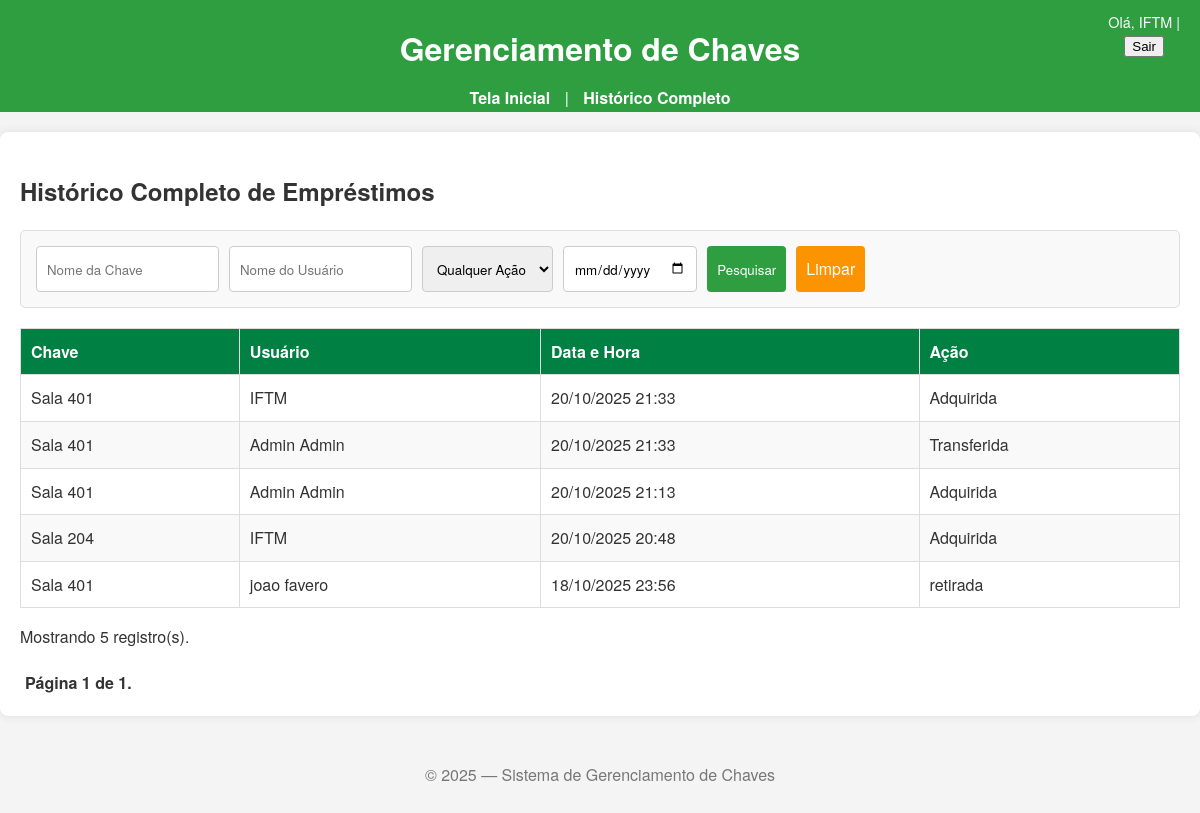
/historico/ (signed in), run on an earlier commit of the app's database.
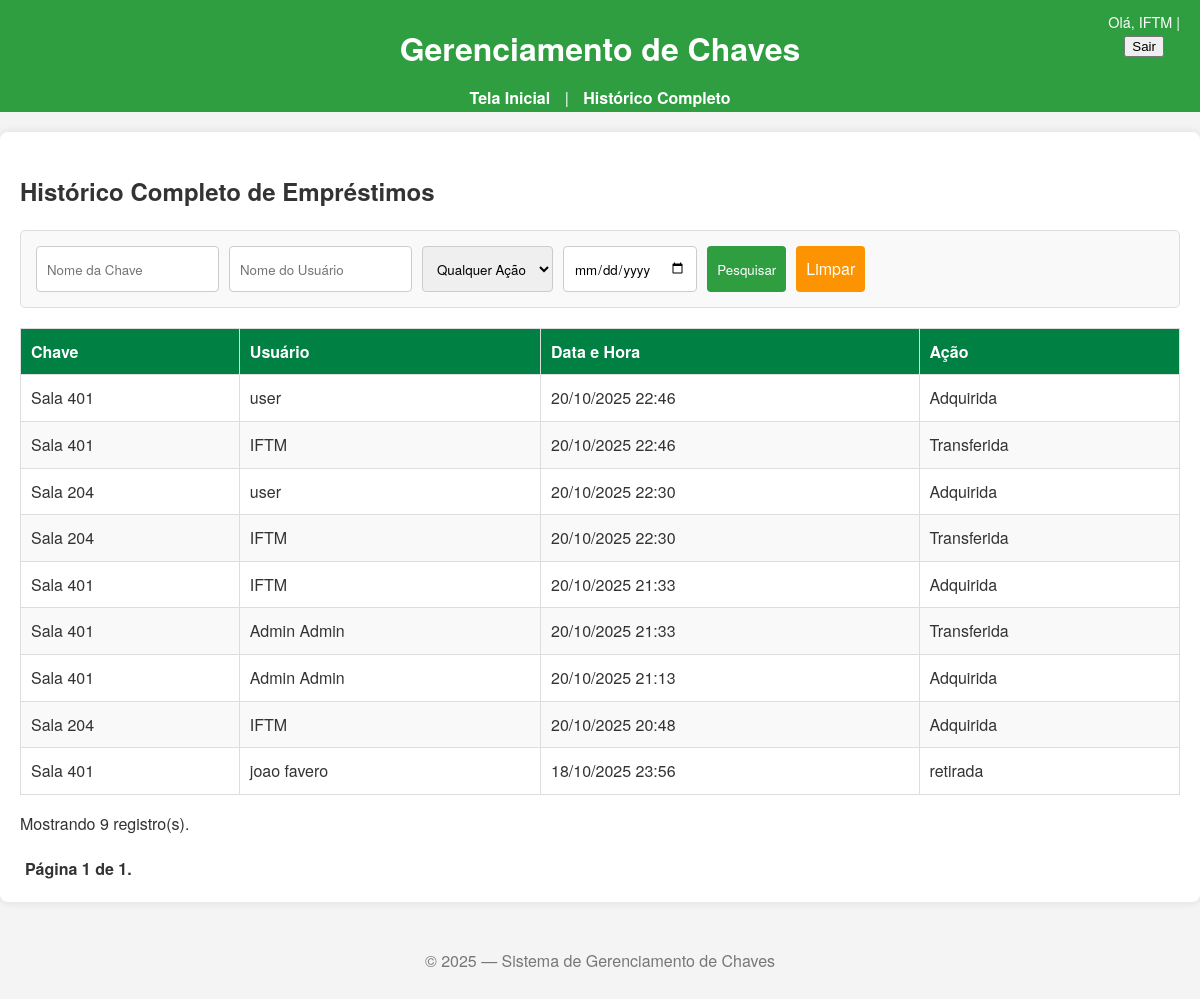
And on a later commit of the database.
### principal/submodels/emprestimoModels.py (models this page shows, shortened)
class HistoricoEmprestimo(models.Model):
    ACAO_CHOICES = [
        ('adquirida', 'Adquirida'),
        ('devolucao', 'Devolução'),
        ('transferida', 'Transferida'),
    ]
    chave = models.ForeignKey(
        Chave,
        on_delete=models.SET_NULL, # Preserva o histórico se a chave for deletada
        null=True, # Permite que o campo 'chave' fique nulo
        related_name='historico',
        verbose_name='Chave Transacionada'
    )
    usuario = models.ForeignKey(
        Usuario,
        on_delete=models.SET_NULL,
        null=True,
        verbose_name='Usuário Responsável'
    )
    data_hora = models.DateTimeField('Data e Hora da Ação', auto_now_add=True)
    acao = models.CharField('Ação Realizada', max_length=20, choices=ACAO_CHOICES)
    class Meta:
        verbose_name = 'Histórico de Empréstimo'
        verbose_name_plural = 'Históricos de Empréstimos'
        ordering = ['-data_hora']  # Ordena do mais recente para o mais antigo

### principal/submodels/chaveModels.py (models this page shows, shortened)
class Chave(models.Model):
    STATUS_CHOICES = [
        ('disponivel', 'Disponível'),
        ('em_uso', 'Em Uso'),
    ]
    nome = models.CharField('Nome da Chave', max_length=100, unique=True, help_text='Ex: Laboratório de Redes, Sala 203.')
    descricao = models.TextField('Descrição', blank=True, help_text='Informações adicionais sobre a chave ou o local.')
    status = models.CharField(
        'Status Atual',
        max_length=20,
        choices=STATUS_CHOICES,
        default='disponivel'
    )
    portador_atual = models.ForeignKey(
        Usuario,
        on_delete=models.SET_NULL,
        null=True,
        blank=True,
        related_name='chaves_em_posse',
        verbose_name='Portador Atual'
    )
    grupo_permissao = models.ForeignKey(
        Group,
        on_delete=models.SET_NULL,
        null=True,
        blank=True,
        verbose_name='Grupo com Permissão',
        help_text='Se definido, apenas usuários deste grupo podem retirar esta chave.'
    )
    excluido = models.BooleanField(
        'Excluído (Logicamente)',
        default=False,
        help_text='Se marcado, a chave não aparecerá para novos empréstimos, mas será mantida no histórico.'
    )
    class Meta:
        verbose_name = 'Chave'
        verbose_name_plural = 'Chaves'

### principal/submodels/usuarioModels.py (models this page shows)
class Usuario(AbstractUser):
    cpf = models.CharField('CPF', max_length=15, unique=True, help_text='CPF do servidor.')
    contato = models.CharField('Contato', max_length=15, help_text='Telefone de contato do servidor.')
    groups = models.ManyToManyField(
        Group,
        verbose_name='grupos',
        blank=True,
        help_text='Os grupos a que este usuário pertence. Um usuário terá todas as permissões concedidas a cada um dos seus grupos.',
        related_name="usuario_set",    # Nome personalizado para a relação reversa
        related_query_name="usuario",  # Nome para consultas reversas
    )
    user_permissions = models.ManyToManyField(
        'auth.Permission',
        verbose_name='permissões do usuário',
        blank=True,
        help_text='Permissões específicas para este usuário.',
        related_name="usuario_set",    # Nome personalizado para a relação reversa
        related_query_name="usuario",  # Nome para consultas reversas
    )
    def __str__(self):
        return self.get_full_name() or self.username

### principal/views.py (the view)
# urls.py: path('historico/', views.historico_list, name='historico_list'),
@login_required
def historico_list(request):
    if not request.user.is_staff:
        return redirect('index')
    queryset = HistoricoEmprestimo.objects.select_related('chave', 'usuario').order_by('-data_hora')
    chave_nome = request.GET.get('chave_nome')
    usuario_nome = request.GET.get('usuario_nome')
    acao = request.GET.get('acao')
    data = request.GET.get('data')
    if chave_nome: queryset = queryset.filter(chave__nome__icontains=chave_nome)
    if usuario_nome: queryset = queryset.filter(Q(usuario__username__icontains=usuario_nome) | Q(usuario__first_name__icontains=usuario_nome) | Q(usuario__last_name__icontains=usuario_nome))
    if acao: queryset = queryset.filter(acao=acao)
    if data: queryset = queryset.filter(data_hora__date=data)
    paginador = Paginator(queryset, 20)
    pagina_num = request.GET.get('page')
    page_obj = paginador.get_page(pagina_num)
    contexto = {
        'page_obj': page_obj,
        'emprestimos_list': page_obj.object_list
    }
    return render(request, 'historico/historico.html', contexto) # Caminho já correto

### principal/templates/historico/historico.html (shortened to what this page needs)
{% extends 'base.html' %}
{% load static %}
{% block content %}
    <h2>Histórico Completo de Empréstimos</h2>
    <form method="GET" action="{% url 'historico_list' %}" class="form-filtro">
        <input type="text" name="chave_nome" placeholder="Nome da Chave" value="{{ request.GET.chave_nome }}">
        <input type="text" name="usuario_nome" placeholder="Nome do Usuário" value="{{ request.GET.usuario_nome }}">
        <select name="acao">
            <option value="">Qualquer Ação</option>
        </select>
        <input type="date" name="data" value="{{ request.GET.data }}">
        <button type="submit">Pesquisar</button>
        <a href="{% url 'historico_list' %}" class="btn-limpar">Limpar</a>
    </form>
    <div id="lista-emprestimos-container">
        {% include 'historico/_lista_emprestimos.html' %}
    </div>
    <div class="pagination">
        <span class="step-links">
            <span class="current">
                Página {{ page_obj.number }} de {{ page_obj.paginator.num_pages }}.
            </span>
        </span>
    </div>
{% endblock %}

### principal/templates/historico/_lista_emprestimos.html
<table class="tabela-emprestimos">
    <thead>
        <tr>
            <th>Chave</th>
            <th>Usuário</th>
            <th>Data e Hora</th>
            <th>Ação</th>
        </tr>
    </thead>
    <tbody>
        {% for emprestimo in emprestimos_list %}
            <tr>
                <td>{{ emprestimo.chave.nome|default:"[Chave Excluída]" }}</td>
                <td>{{ emprestimo.usuario|default:"[Usuário Excluído]" }}</td>
                <td>{{ emprestimo.data_hora|date:"d/m/Y H:i" }}</td>
                <td>{{ emprestimo.get_acao_display }}</td>
            </tr>
        {% empty %}
            <tr>
                <td colspan="4">Nenhum registro encontrado.</td>
            </tr>
        {% endfor %}
    </tbody>
</table>
{% if emprestimos_list.count > 0 %}
<p>Mostrando {{ emprestimos_list.count }} registro(s).</p>
{% endif %}

What changed in the data, as far as the page shows it:
added HistoricoEmprestimo: chave.nome "Sala 401", usuario "user", data_hora "20/10/2025 22:46", acao "Adquirida"
added HistoricoEmprestimo: chave.nome "Sala 401", usuario "IFTM", data_hora "20/10/2025 22:46", acao "Transferida"
added HistoricoEmprestimo: chave.nome "Sala 204", usuario "user", data_hora "20/10/2025 22:30", acao "Adquirida"
added HistoricoEmprestimo: chave.nome "Sala 204", usuario "IFTM", data_hora "20/10/2025 22:30", acao "Transferida"
Also different on the page:
{{ emprestimos_list.count }}: "5" → "9"
